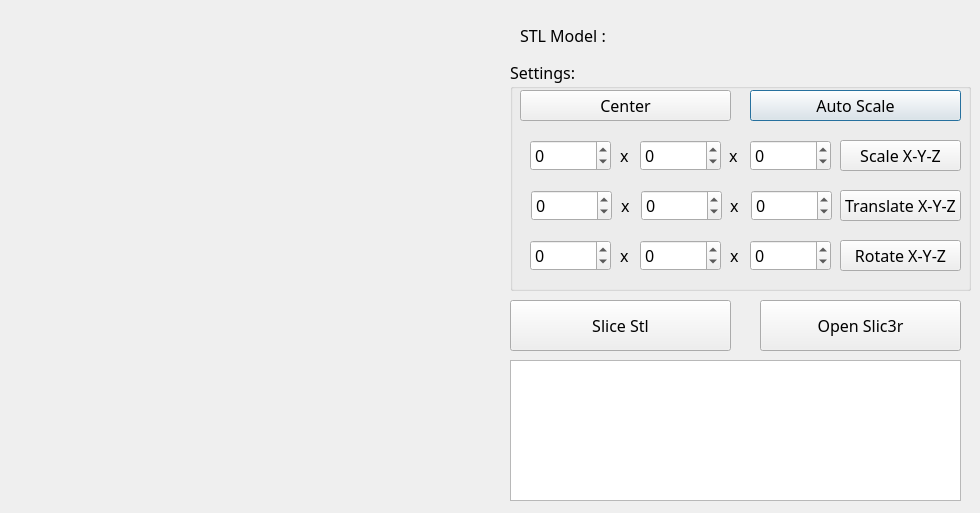
<?xml version="1.0" encoding="UTF-8"?>
<ui version="4.0">
 <class>StlSlicer</class>
 <widget class="QDialog" name="StlSlicer">
  <property name="geometry">
   <rect>
    <x>0</x>
    <y>0</y>
    <width>980</width>
    <height>513</height>
   </rect>
  </property>
  <property name="sizePolicy">
   <sizepolicy hsizetype="Fixed" vsizetype="Fixed">
    <horstretch>0</horstretch>
    <verstretch>0</verstretch>
   </sizepolicy>
  </property>
  <property name="font">
   <font>
    <family>Franklin Gothic Medium Cond</family>
    <pointsize>12</pointsize>
   </font>
  </property>
  <property name="windowTitle">
   <string>Dialog</string>
  </property>
  <widget class="QLabel" name="stlModellabel">
   <property name="geometry">
    <rect>
     <x>520</x>
     <y>10</y>
     <width>111</width>
     <height>51</height>
    </rect>
   </property>
   <property name="font">
    <font>
     <family>Franklin Gothic Medium Cond</family>
     <pointsize>12</pointsize>
    </font>
   </property>
   <property name="text">
    <string>STL Model :</string>
   </property>
   <property name="scaledContents">
    <bool>true</bool>
   </property>
   <property name="alignment">
    <set>Qt::AlignLeading|Qt::AlignLeft|Qt::AlignVCenter</set>
   </property>
   <property name="wordWrap">
    <bool>false</bool>
   </property>
  </widget>
  <widget class="QGroupBox" name="groupBox">
   <property name="geometry">
    <rect>
     <x>510</x>
     <y>60</y>
     <width>461</width>
     <height>231</height>
    </rect>
   </property>
   <property name="title">
    <string>Settings:</string>
   </property>
   <widget class="QSpinBox" name="ZScale">
    <property name="geometry">
     <rect>
      <x>240</x>
      <y>80</y>
      <width>81</width>
      <height>31</height>
     </rect>
    </property>
    <property name="minimum">
     <number>-2000</number>
    </property>
    <property name="maximum">
     <number>2000</number>
    </property>
    <property name="value">
     <number>0</number>
    </property>
   </widget>
   <widget class="QLabel" name="xlabel2">
    <property name="geometry">
     <rect>
      <x>219</x>
      <y>80</y>
      <width>21</width>
      <height>31</height>
     </rect>
    </property>
    <property name="font">
     <font>
      <pointsize>12</pointsize>
     </font>
    </property>
    <property name="text">
     <string>x</string>
    </property>
    <property name="scaledContents">
     <bool>true</bool>
    </property>
    <property name="alignment">
     <set>Qt::AlignLeading|Qt::AlignLeft|Qt::AlignVCenter</set>
    </property>
    <property name="wordWrap">
     <bool>false</bool>
    </property>
   </widget>
   <widget class="QSpinBox" name="rx">
    <property name="geometry">
     <rect>
      <x>20</x>
      <y>180</y>
      <width>81</width>
      <height>31</height>
     </rect>
    </property>
    <property name="minimum">
     <number>-2000</number>
    </property>
    <property name="maximum">
     <number>2000</number>
    </property>
    <property name="value">
     <number>0</number>
    </property>
   </widget>
   <widget class="QSpinBox" name="XScale">
    <property name="geometry">
     <rect>
      <x>20</x>
      <y>80</y>
      <width>81</width>
      <height>31</height>
     </rect>
    </property>
    <property name="minimum">
     <number>-2000</number>
    </property>
    <property name="maximum">
     <number>2000</number>
    </property>
    <property name="value">
     <number>0</number>
    </property>
   </widget>
   <widget class="QPushButton" name="auto_scale">
    <property name="geometry">
     <rect>
      <x>240</x>
      <y>30</y>
      <width>211</width>
      <height>31</height>
     </rect>
    </property>
    <property name="text">
     <string>Auto Scale</string>
    </property>
   </widget>
   <widget class="QSpinBox" name="tx">
    <property name="geometry">
     <rect>
      <x>21</x>
      <y>130</y>
      <width>81</width>
      <height>31</height>
     </rect>
    </property>
    <property name="minimum">
     <number>-2000</number>
    </property>
    <property name="maximum">
     <number>2000</number>
    </property>
    <property name="value">
     <number>0</number>
    </property>
   </widget>
   <widget class="QLabel" name="xlabel2_4">
    <property name="geometry">
     <rect>
      <x>111</x>
      <y>130</y>
      <width>20</width>
      <height>31</height>
     </rect>
    </property>
    <property name="font">
     <font>
      <pointsize>12</pointsize>
     </font>
    </property>
    <property name="text">
     <string>x</string>
    </property>
    <property name="scaledContents">
     <bool>true</bool>
    </property>
    <property name="alignment">
     <set>Qt::AlignLeading|Qt::AlignLeft|Qt::AlignVCenter</set>
    </property>
    <property name="wordWrap">
     <bool>false</bool>
    </property>
   </widget>
   <widget class="QPushButton" name="ScaleSTL">
    <property name="geometry">
     <rect>
      <x>330</x>
      <y>80</y>
      <width>121</width>
      <height>31</height>
     </rect>
    </property>
    <property name="text">
     <string>Scale X-Y-Z</string>
    </property>
   </widget>
   <widget class="QSpinBox" name="ry">
    <property name="geometry">
     <rect>
      <x>130</x>
      <y>180</y>
      <width>81</width>
      <height>31</height>
     </rect>
    </property>
    <property name="minimum">
     <number>-2000</number>
    </property>
    <property name="maximum">
     <number>2000</number>
    </property>
    <property name="value">
     <number>0</number>
    </property>
   </widget>
   <widget class="QLabel" name="xlabel2_3">
    <property name="geometry">
     <rect>
      <x>220</x>
      <y>130</y>
      <width>21</width>
      <height>31</height>
     </rect>
    </property>
    <property name="font">
     <font>
      <pointsize>12</pointsize>
     </font>
    </property>
    <property name="text">
     <string>x</string>
    </property>
    <property name="scaledContents">
     <bool>true</bool>
    </property>
    <property name="alignment">
     <set>Qt::AlignLeading|Qt::AlignLeft|Qt::AlignVCenter</set>
    </property>
    <property name="wordWrap">
     <bool>false</bool>
    </property>
   </widget>
   <widget class="QLabel" name="xlabel2_5">
    <property name="geometry">
     <rect>
      <x>110</x>
      <y>180</y>
      <width>20</width>
      <height>31</height>
     </rect>
    </property>
    <property name="font">
     <font>
      <pointsize>12</pointsize>
     </font>
    </property>
    <property name="text">
     <string>x</string>
    </property>
    <property name="scaledContents">
     <bool>true</bool>
    </property>
    <property name="alignment">
     <set>Qt::AlignLeading|Qt::AlignLeft|Qt::AlignVCenter</set>
    </property>
    <property name="wordWrap">
     <bool>false</bool>
    </property>
   </widget>
   <widget class="QPushButton" name="TranslateSTL">
    <property name="geometry">
     <rect>
      <x>330</x>
      <y>130</y>
      <width>121</width>
      <height>31</height>
     </rect>
    </property>
    <property name="text">
     <string>Translate X-Y-Z</string>
    </property>
   </widget>
   <widget class="QLabel" name="xlabel2_2">
    <property name="geometry">
     <rect>
      <x>110</x>
      <y>80</y>
      <width>20</width>
      <height>31</height>
     </rect>
    </property>
    <property name="font">
     <font>
      <pointsize>12</pointsize>
     </font>
    </property>
    <property name="text">
     <string>x</string>
    </property>
    <property name="scaledContents">
     <bool>true</bool>
    </property>
    <property name="alignment">
     <set>Qt::AlignLeading|Qt::AlignLeft|Qt::AlignVCenter</set>
    </property>
    <property name="wordWrap">
     <bool>false</bool>
    </property>
   </widget>
   <widget class="QSpinBox" name="tz">
    <property name="geometry">
     <rect>
      <x>241</x>
      <y>130</y>
      <width>81</width>
      <height>31</height>
     </rect>
    </property>
    <property name="minimum">
     <number>-2000</number>
    </property>
    <property name="maximum">
     <number>2000</number>
    </property>
    <property name="value">
     <number>0</number>
    </property>
   </widget>
   <widget class="QSpinBox" name="YScale">
    <property name="geometry">
     <rect>
      <x>130</x>
      <y>80</y>
      <width>81</width>
      <height>31</height>
     </rect>
    </property>
    <property name="minimum">
     <number>-2000</number>
    </property>
    <property name="maximum">
     <number>2000</number>
    </property>
    <property name="value">
     <number>0</number>
    </property>
   </widget>
   <widget class="QSpinBox" name="ty">
    <property name="geometry">
     <rect>
      <x>131</x>
      <y>130</y>
      <width>81</width>
      <height>31</height>
     </rect>
    </property>
    <property name="minimum">
     <number>-2000</number>
    </property>
    <property name="maximum">
     <number>2000</number>
    </property>
    <property name="value">
     <number>0</number>
    </property>
   </widget>
   <widget class="QPushButton" name="RotateSTL">
    <property name="geometry">
     <rect>
      <x>330</x>
      <y>180</y>
      <width>121</width>
      <height>31</height>
     </rect>
    </property>
    <property name="text">
     <string>Rotate X-Y-Z</string>
    </property>
   </widget>
   <widget class="QSpinBox" name="rz">
    <property name="geometry">
     <rect>
      <x>240</x>
      <y>180</y>
      <width>81</width>
      <height>31</height>
     </rect>
    </property>
    <property name="minimum">
     <number>-2000</number>
    </property>
    <property name="maximum">
     <number>2000</number>
    </property>
    <property name="value">
     <number>0</number>
    </property>
   </widget>
   <widget class="QPushButton" name="centerIt">
    <property name="geometry">
     <rect>
      <x>10</x>
      <y>30</y>
      <width>211</width>
      <height>31</height>
     </rect>
    </property>
    <property name="text">
     <string>Center</string>
    </property>
   </widget>
   <widget class="QLabel" name="xlabel2_6">
    <property name="geometry">
     <rect>
      <x>220</x>
      <y>180</y>
      <width>21</width>
      <height>31</height>
     </rect>
    </property>
    <property name="font">
     <font>
      <pointsize>12</pointsize>
     </font>
    </property>
    <property name="text">
     <string>x</string>
    </property>
    <property name="scaledContents">
     <bool>true</bool>
    </property>
    <property name="alignment">
     <set>Qt::AlignLeading|Qt::AlignLeft|Qt::AlignVCenter</set>
    </property>
    <property name="wordWrap">
     <bool>false</bool>
    </property>
   </widget>
  </widget>
  <widget class="QLabel" name="stlNameLabel">
   <property name="geometry">
    <rect>
     <x>610</x>
     <y>20</y>
     <width>361</width>
     <height>41</height>
    </rect>
   </property>
   <property name="font">
    <font>
     <family>Franklin Gothic Medium Cond</family>
     <pointsize>12</pointsize>
    </font>
   </property>
   <property name="text">
    <string/>
   </property>
   <property name="scaledContents">
    <bool>true</bool>
   </property>
   <property name="alignment">
    <set>Qt::AlignLeading|Qt::AlignLeft|Qt::AlignVCenter</set>
   </property>
   <property name="wordWrap">
    <bool>false</bool>
   </property>
  </widget>
  <widget class="QPushButton" name="SliceSTl">
   <property name="geometry">
    <rect>
     <x>510</x>
     <y>300</y>
     <width>221</width>
     <height>51</height>
    </rect>
   </property>
   <property name="text">
    <string>Slice Stl</string>
   </property>
  </widget>
  <widget class="QPushButton" name="OPenSlic3r">
   <property name="geometry">
    <rect>
     <x>760</x>
     <y>300</y>
     <width>201</width>
     <height>51</height>
    </rect>
   </property>
   <property name="text">
    <string>Open Slic3r</string>
   </property>
  </widget>
  <widget class="QWidget" name="viewstl" native="true">
   <property name="geometry">
    <rect>
     <x>10</x>
     <y>20</y>
     <width>491</width>
     <height>481</height>
    </rect>
   </property>
  </widget>
  <widget class="QTextBrowser" name="StltextBrowser">
   <property name="geometry">
    <rect>
     <x>510</x>
     <y>360</y>
     <width>451</width>
     <height>141</height>
    </rect>
   </property>
  </widget>
 </widget>
 <resources/>
 <connections/>
</ui>
